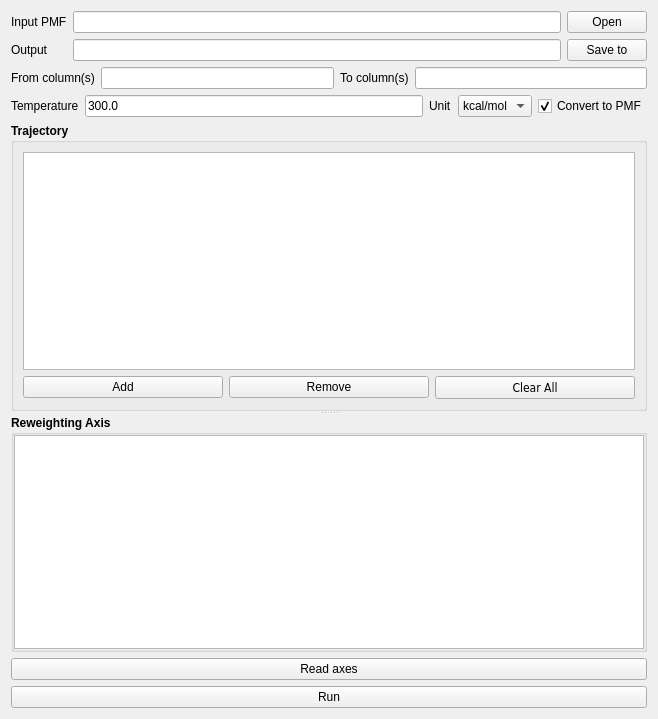
<?xml version="1.0" encoding="UTF-8"?>
<ui version="4.0">
 <class>ReweightingTab</class>
 <widget class="QWidget" name="ReweightingTab">
  <property name="geometry">
   <rect>
    <x>0</x>
    <y>0</y>
    <width>658</width>
    <height>719</height>
   </rect>
  </property>
  <property name="windowTitle">
   <string>Form</string>
  </property>
  <layout class="QGridLayout" name="gridLayout_3">
   <item row="0" column="1">
    <widget class="QLineEdit" name="lineEditInputPMF">
     <property name="readOnly">
      <bool>true</bool>
     </property>
    </widget>
   </item>
   <item row="3" column="0" colspan="3">
    <layout class="QHBoxLayout" name="horizontalLayout_2">
     <item>
      <widget class="QLabel" name="labelTemperature">
       <property name="text">
        <string>Temperature</string>
       </property>
      </widget>
     </item>
     <item>
      <widget class="QLineEdit" name="lineEditTemperature">
       <property name="text">
        <string>300.0</string>
       </property>
      </widget>
     </item>
     <item>
      <widget class="QLabel" name="labelUnit">
       <property name="text">
        <string>Unit</string>
       </property>
      </widget>
     </item>
     <item>
      <widget class="QComboBox" name="comboBoxUnit">
       <item>
        <property name="text">
         <string>kcal/mol</string>
        </property>
       </item>
       <item>
        <property name="text">
         <string>kJ/mol</string>
        </property>
       </item>
      </widget>
     </item>
     <item>
      <widget class="QCheckBox" name="checkBoxConvertToPMF">
       <property name="text">
        <string>Convert to PMF</string>
       </property>
       <property name="checked">
        <bool>true</bool>
       </property>
      </widget>
     </item>
    </layout>
   </item>
   <item row="4" column="0" colspan="3">
    <widget class="QSplitter" name="splitter">
     <property name="orientation">
      <enum>Qt::Vertical</enum>
     </property>
     <widget class="QGroupBox" name="groupBoxTrajectory">
      <property name="font">
       <font>
        <weight>75</weight>
        <bold>true</bold>
       </font>
      </property>
      <property name="title">
       <string>Trajectory</string>
      </property>
      <property name="flat">
       <bool>true</bool>
      </property>
      <layout class="QGridLayout" name="gridLayout_2">
       <item row="0" column="0" colspan="3">
        <widget class="QListView" name="listViewTrajectory">
         <property name="font">
          <font>
           <weight>50</weight>
           <bold>false</bold>
          </font>
         </property>
        </widget>
       </item>
       <item row="1" column="0">
        <widget class="QPushButton" name="pushButtonAddTrajectory">
         <property name="font">
          <font>
           <weight>50</weight>
           <bold>false</bold>
          </font>
         </property>
         <property name="text">
          <string>Add</string>
         </property>
        </widget>
       </item>
       <item row="1" column="1">
        <widget class="QPushButton" name="pushButtonRemoveTrajectory">
         <property name="font">
          <font>
           <weight>50</weight>
           <bold>false</bold>
          </font>
         </property>
         <property name="text">
          <string>Remove</string>
         </property>
        </widget>
       </item>
       <item row="1" column="2">
        <widget class="QPushButton" name="pushButtonClearAll">
         <property name="font">
          <font>
           <family>DejaVu Sans Condensed</family>
           <weight>50</weight>
           <bold>false</bold>
          </font>
         </property>
         <property name="text">
          <string>Clear All</string>
         </property>
        </widget>
       </item>
      </layout>
     </widget>
     <widget class="QGroupBox" name="groupBoxReweightingAxis">
      <property name="font">
       <font>
        <weight>75</weight>
        <bold>true</bold>
       </font>
      </property>
      <property name="title">
       <string>Reweighting Axis</string>
      </property>
      <property name="flat">
       <bool>true</bool>
      </property>
      <layout class="QGridLayout" name="gridLayout">
       <property name="leftMargin">
        <number>0</number>
       </property>
       <property name="topMargin">
        <number>0</number>
       </property>
       <property name="rightMargin">
        <number>0</number>
       </property>
       <property name="bottomMargin">
        <number>0</number>
       </property>
       <item row="0" column="0">
        <widget class="QTableView" name="tableViewReweightingAxis">
         <property name="minimumSize">
          <size>
           <width>0</width>
           <height>100</height>
          </size>
         </property>
         <property name="font">
          <font>
           <weight>50</weight>
           <bold>false</bold>
          </font>
         </property>
         <attribute name="horizontalHeaderCascadingSectionResizes">
          <bool>false</bool>
         </attribute>
        </widget>
       </item>
      </layout>
     </widget>
    </widget>
   </item>
   <item row="6" column="0" colspan="3">
    <widget class="QPushButton" name="pushButtonRun">
     <property name="text">
      <string>Run</string>
     </property>
    </widget>
   </item>
   <item row="1" column="1">
    <widget class="QLineEdit" name="lineEditOutput"/>
   </item>
   <item row="1" column="0">
    <widget class="QLabel" name="labelOutput">
     <property name="text">
      <string>Output</string>
     </property>
    </widget>
   </item>
   <item row="1" column="2">
    <widget class="QPushButton" name="pushButtonSaveTo">
     <property name="text">
      <string>Save to</string>
     </property>
    </widget>
   </item>
   <item row="0" column="0">
    <widget class="QLabel" name="labelInputPMF">
     <property name="text">
      <string>Input PMF</string>
     </property>
    </widget>
   </item>
   <item row="0" column="2">
    <widget class="QPushButton" name="pushButtonOpen">
     <property name="text">
      <string>Open</string>
     </property>
    </widget>
   </item>
   <item row="5" column="0" colspan="3">
    <widget class="QPushButton" name="pushButtonReadAxes">
     <property name="text">
      <string>Read axes</string>
     </property>
    </widget>
   </item>
   <item row="2" column="0" colspan="3">
    <layout class="QHBoxLayout" name="horizontalLayout">
     <item>
      <widget class="QLabel" name="labelFromColumns">
       <property name="text">
        <string>From column(s)</string>
       </property>
      </widget>
     </item>
     <item>
      <widget class="QLineEdit" name="lineEditFromColumns"/>
     </item>
     <item>
      <widget class="QLabel" name="labelToColumns">
       <property name="text">
        <string>To column(s)</string>
       </property>
      </widget>
     </item>
     <item>
      <widget class="QLineEdit" name="lineEditToColumns"/>
     </item>
    </layout>
   </item>
  </layout>
 </widget>
 <tabstops>
  <tabstop>lineEditInputPMF</tabstop>
  <tabstop>pushButtonOpen</tabstop>
  <tabstop>lineEditOutput</tabstop>
  <tabstop>pushButtonSaveTo</tabstop>
  <tabstop>lineEditFromColumns</tabstop>
  <tabstop>lineEditToColumns</tabstop>
  <tabstop>lineEditTemperature</tabstop>
  <tabstop>comboBoxUnit</tabstop>
  <tabstop>checkBoxConvertToPMF</tabstop>
  <tabstop>listViewTrajectory</tabstop>
  <tabstop>pushButtonAddTrajectory</tabstop>
  <tabstop>pushButtonRemoveTrajectory</tabstop>
  <tabstop>tableViewReweightingAxis</tabstop>
  <tabstop>pushButtonReadAxes</tabstop>
  <tabstop>pushButtonRun</tabstop>
 </tabstops>
 <resources/>
 <connections/>
</ui>
